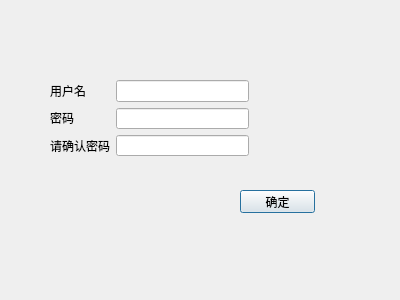
<?xml version="1.0" encoding="UTF-8"?>
<ui version="4.0">
 <class>Install_Word_Form</class>
 <widget class="QDialog" name="Install_Word_Form">
  <property name="geometry">
   <rect>
    <x>0</x>
    <y>0</y>
    <width>400</width>
    <height>300</height>
   </rect>
  </property>
  <property name="windowTitle">
   <string>Dialog</string>
  </property>
  <widget class="QPushButton" name="pushButton_yes">
   <property name="geometry">
    <rect>
     <x>240</x>
     <y>190</y>
     <width>75</width>
     <height>23</height>
    </rect>
   </property>
   <property name="text">
    <string>确定</string>
   </property>
  </widget>
  <widget class="QWidget" name="">
   <property name="geometry">
    <rect>
     <x>50</x>
     <y>80</y>
     <width>199</width>
     <height>76</height>
    </rect>
   </property>
   <layout class="QHBoxLayout" name="horizontalLayout">
    <item>
     <layout class="QVBoxLayout" name="verticalLayout">
      <item>
       <widget class="QLabel" name="label">
        <property name="text">
         <string>用户名</string>
        </property>
       </widget>
      </item>
      <item>
       <widget class="QLabel" name="label_2">
        <property name="text">
         <string>密码</string>
        </property>
       </widget>
      </item>
      <item>
       <widget class="QLabel" name="label_3">
        <property name="text">
         <string>请确认密码</string>
        </property>
       </widget>
      </item>
     </layout>
    </item>
    <item>
     <layout class="QVBoxLayout" name="verticalLayout_2">
      <item>
       <widget class="QLineEdit" name="user_Name"/>
      </item>
      <item>
       <widget class="QLineEdit" name="pass_Word"/>
      </item>
      <item>
       <widget class="QLineEdit" name="confirm_lineEdit"/>
      </item>
     </layout>
    </item>
   </layout>
  </widget>
 </widget>
 <resources/>
 <connections/>
</ui>
